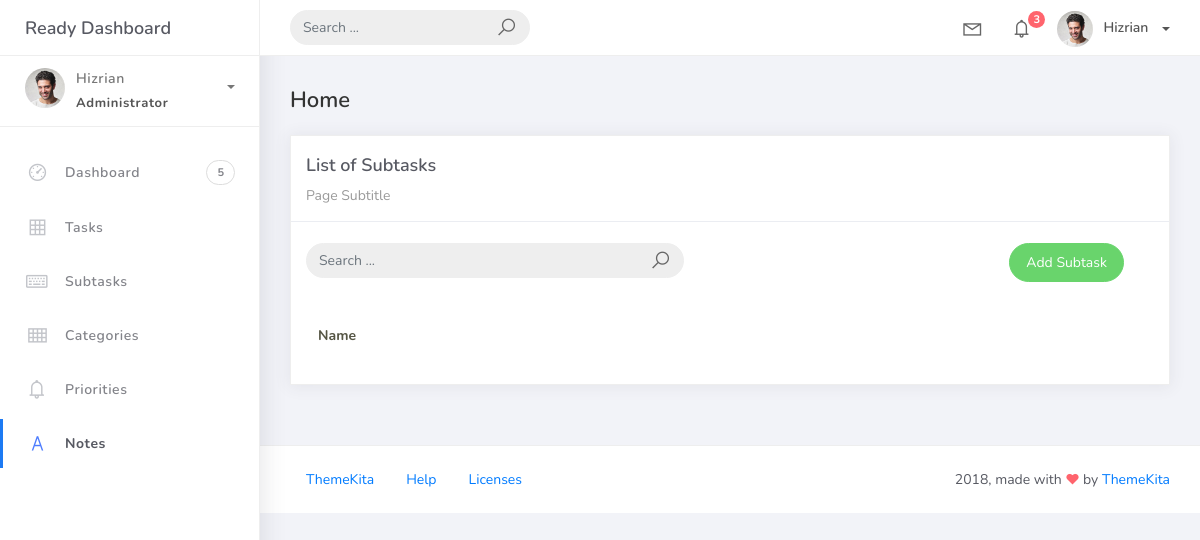
Page /priority_list on the earlier database version.
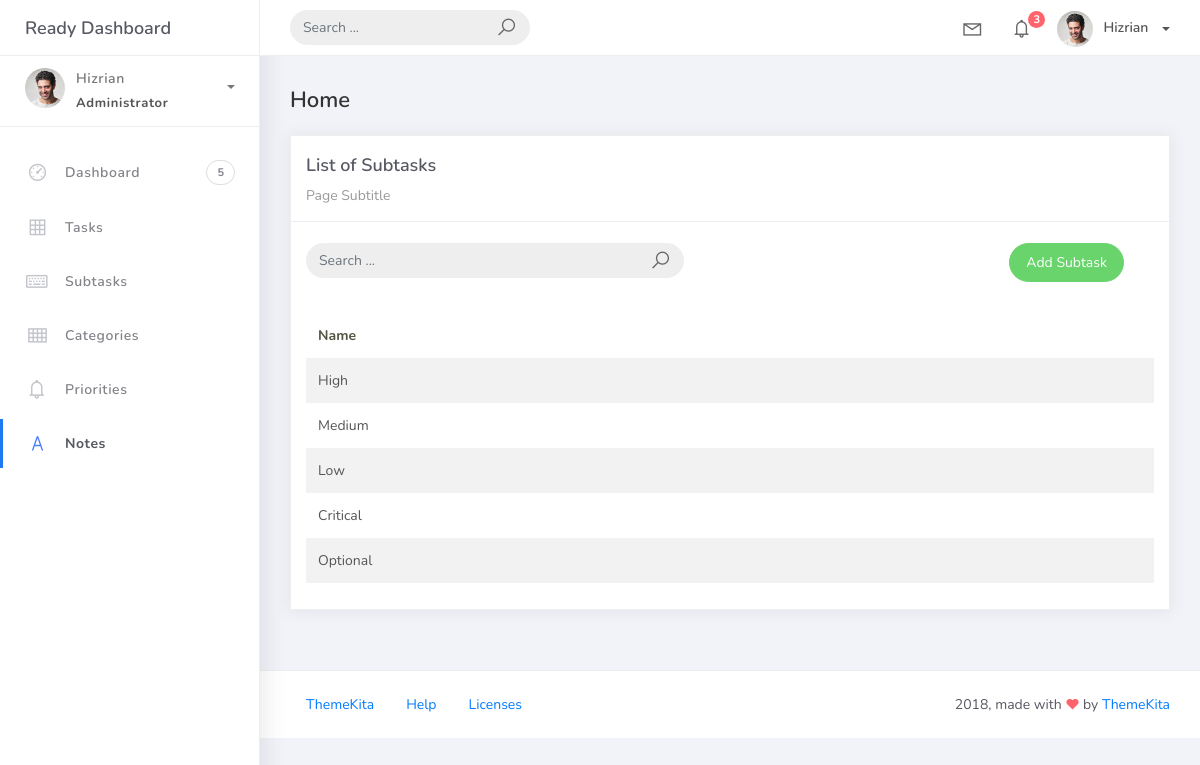
Same page on the later database version.
### taskmanager/models.py (models this page shows, shortened)
class BaseModel(models.Model):
    created_at = models.DateTimeField(default=timezone.now,)
    updated_at = models.DateTimeField(auto_now=True,)
    class Meta:
        abstract = True

class Priority(BaseModel):
    priority_name = models.CharField(max_length=100)
    class Meta:
        verbose_name = "Priority"
        verbose_name_plural = "Priorities"

### taskmanager/views.py (the view)
# urls.py: path('priority_list', PrioritiesView.as_view(), name='priority-list'),
class PrioritiesView(ListView):
    model = Priority
    context_object_name = 'priority'
    template_name = 'priority_list.html'
    paginate_by = 5

### templates/priority_list.html (shortened to what this page needs)
{% extends 'base.html' %}
{% load static %}
{% block content %}
<div class="content">
  <div class="container-fluid">
    <h4 class="page-title">Home</h4>
    <div class="row">
      <div class="col-md-12">
        <div class="card">
          <div class="card-header">
            <div class="card-title">List of Subtasks</div>
            <div class="card-category">Page Subtitle</div>
          </div>
          <br />
            <div class="col-md-12 row">
              <div class="col-md-6">
                <form class="navbar-left navbar-form nav-search mr-md-3" action="">
                  <div class="input-group">
                    <input type="text" placeholder="Search ..." class="form-control" />
                    <div class="input-group-append">
                      <span class="input-group-text">
                        <i class="la la-search search-icon"></i>
                      </span>
                    </div>
                  </div>
                </form>
              </div>
              <div class="col-md-6">
                <div class="pull-right">
                  <a href="{% url 'subtask-add' %}" class="btn btn-success btn-rounded">
                    Add Subtask
                  </a>
                </div>
              </div>
            </div>
          <div class="card-body">
            <table class="table table-striped mt-3">
              <thead>
                <tr>
                  <th scope="col">Name</th>
                </tr>
              </thead>
              <tbody>
                {% for object in object_list %}
                <tr>
                  <td>{{ object.priority_name }}</td>
                </tr>
                {% endfor %}
              </tbody>
            </table>
          </div>
        </div>
      </div>
    </div>
  </div>
</div>
{% endblock %}

Differences in the rows shown:
added Priority: priority_name "High"
added Priority: priority_name "Medium"
added Priority: priority_name "Low"
added Priority: priority_name "Critical"
added Priority: priority_name "Optional"
